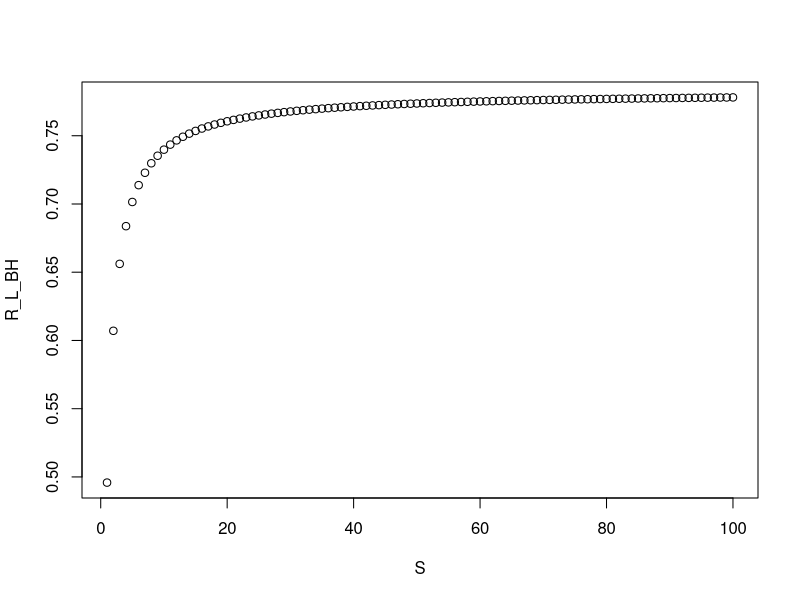
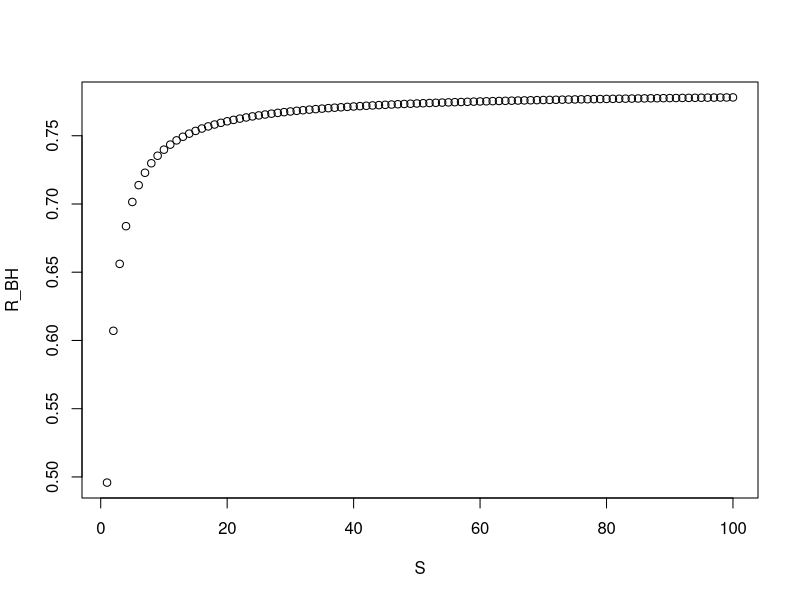
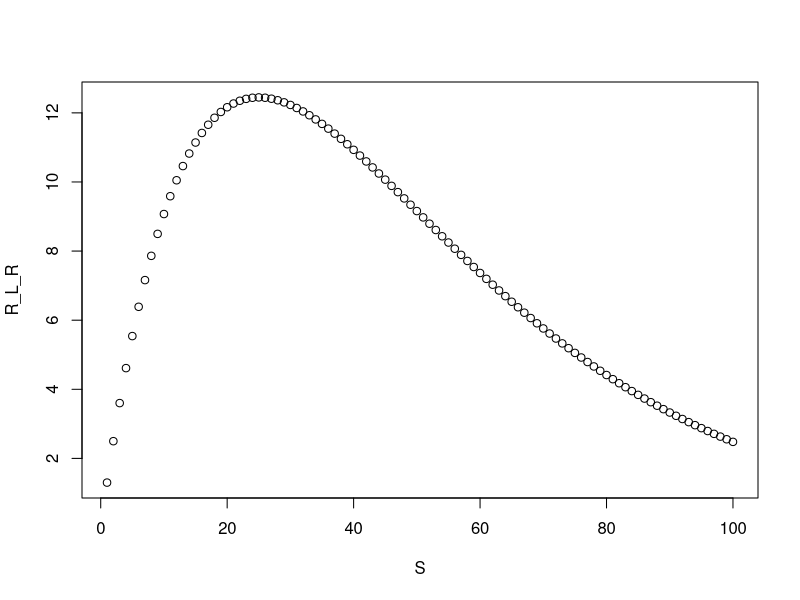
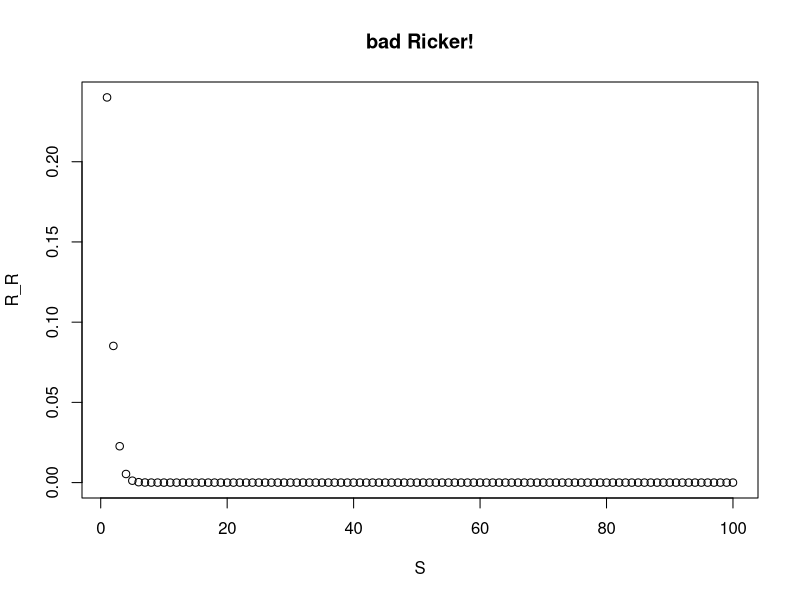
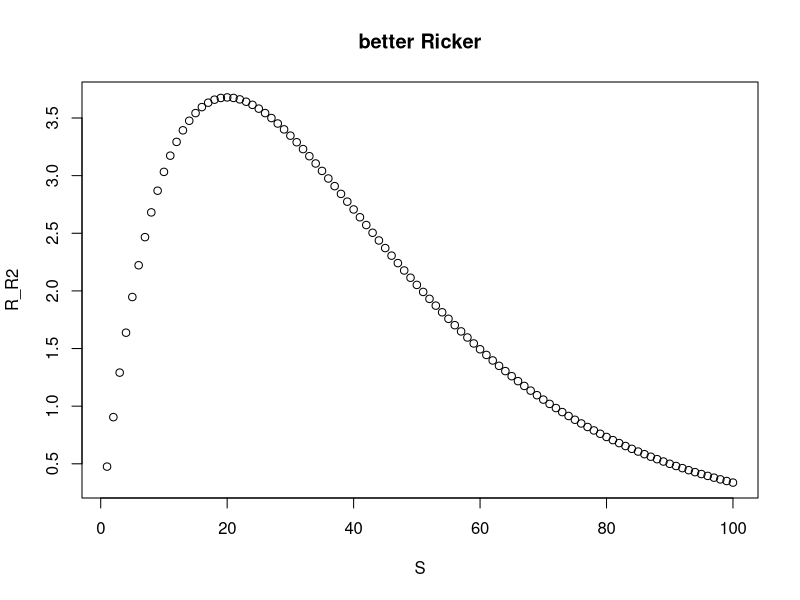
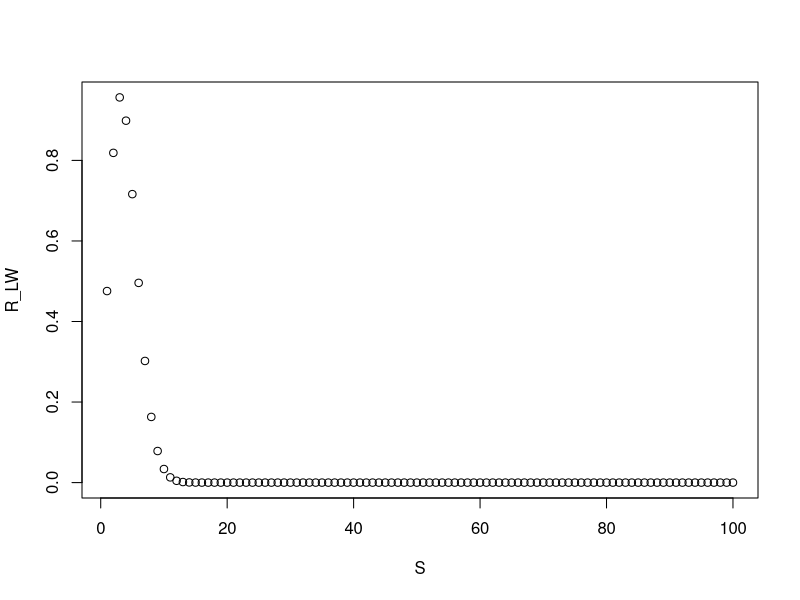
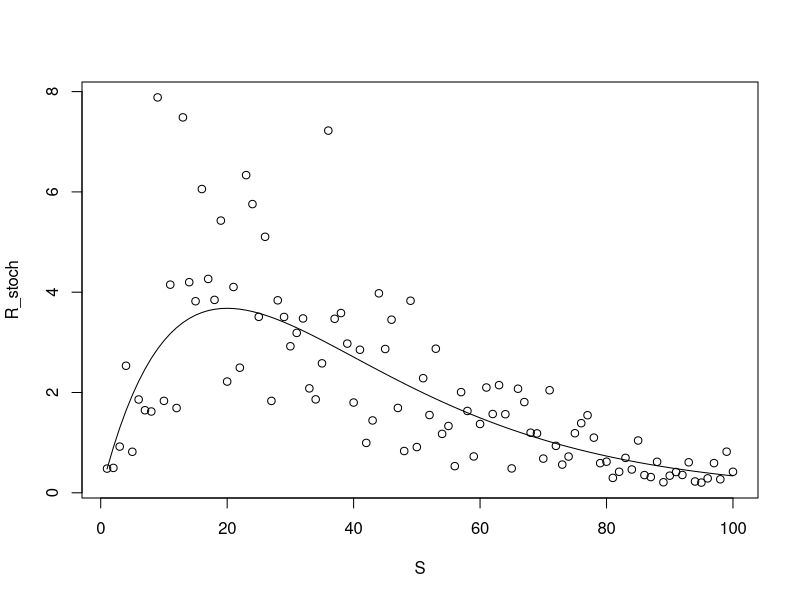
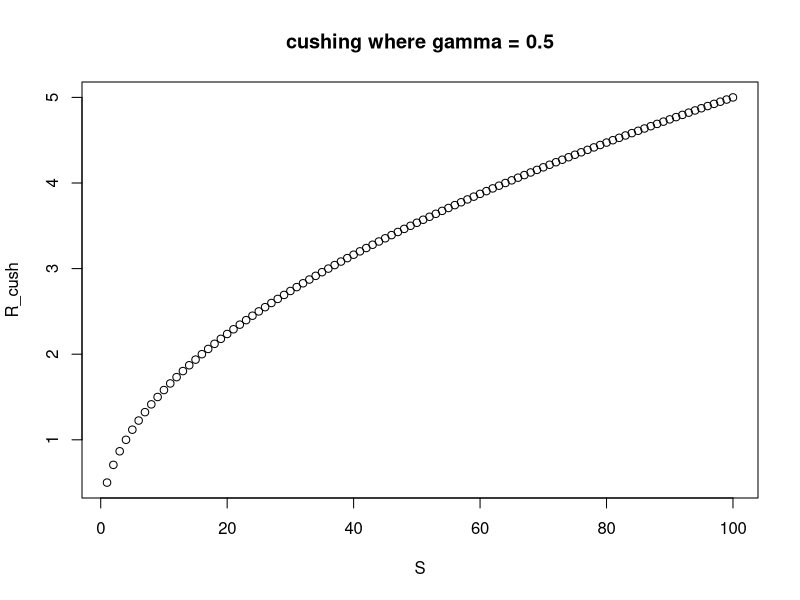

Write the R code that produced these figures, in order.
## ---- chunk 1
knitr::opts_chunk$set(
  collapse = TRUE,
  comment = "#>",
  warning = FALSE,
  message = FALSE)
## ---- chunk 2
library(tidyverse)
## ---- chunk 3
S <- 1:100 #vector of spawners
T <- 4 #age @ recruitment
f <- 10  #avg net fecundity
a1 <- 0.5 #DI effect on mortality
b1 <- 0.1 #DD effect on mortality

R_L_BH <- S/((exp(a1*T)/f) + (b1/a1)*(exp(a1*T) - 1)*S)

plot(R_L_BH~S)
## ---- chunk 4
alpha <- f*exp(-a1*T)
beta <- f*b1*(1-exp(-a1*T))/a1
## ---- chunk 5
R_BH <- (alpha*S)/(1+beta*S)

plot(R_BH~S)
## ---- chunk 6
#S <- seq(0, 10, by = 0.1) # helper to toggle S around
b1 <- 0.01 #overwrite b to make a nice fig 
R_L_R <- f*exp(-a1*T)*S*exp(-b1*T*S)

plot(R_L_R ~ S) #my code & math is right I just picked weird values for a and B I think... 
## ---- chunk 7
R_R <- alpha*S*exp(-beta*S)

plot(R_R ~ S, main = "bad Ricker!") #nope! - this should match the previous fig. 
## ---- chunk 8
alpha <- 0.5
  
beta <- 0.05
  
R_R2 <- alpha*S*exp(-beta*S)

plot(R_R2~S, main = "better Ricker")
## ---- chunk 9
gamma <- 2
R_LW <- alpha*S*exp(-beta*S^gamma)

plot(R_LW~S)
## ---- chunk 10
proc_error <- rnorm(length(S), sd = 0.5)

R_stoch <- alpha*S*exp(-beta*S)*exp(proc_error)

plot(R_stoch ~ S)
lines(R_R2 ~ S)
## ---- chunk 11
gamma <- 0.5
R_cush <- alpha*S^gamma

plot(R_cush ~S, main = paste("cushing where gamma =", gamma))

plot((alpha*S^1)~S, main = "cushing with different gammas")
lines((alpha*S^0.8)~S)
lines((alpha*S^1.2)~S)
## ---- chunk 12
#toggle as you please
alpha <- 0.5 #the productivity parameter
beta <- 0.05 #the optimality parameter
gamma <- 0.5 #recruitment limitation/skewness parameter

R_DS <- alpha*S*(1-(beta*gamma*S))^(1/gamma)


plot(R_DS~S, main = paste("Deriso-Schnute(alpha=", alpha, "beta=", beta, "gamma=", gamma, ")"))
## ---- chunk 13
plot((alpha*S*(1-(beta*1*S))^(1/1))~S, main = "Deriso-Schnute with different gammas")
lines((alpha*S*(1-(beta*-1*S))^(1/-1))~S)
lines((alpha*S*(1-(beta*0*S))^(1/0))~S)
## ---- chunk 14
R_Shep <- alpha*S/(1+(beta*S^gamma))

plot(R_Shep~S, )
## ---- chunk 15
R_Gamma <- (alpha*S^gamma)*exp(-beta*S)

plot(R_Gamma~S)
## ---- chunk 16
gamma <- 1.5 #overwrite gamma to be depensatory 

R_dep_R <- alpha*S^gamma/(1+(beta*S^gamma))

plot(R_dep_R ~S, main = "depensatory B-H")

delta <- 2
R_dep_BH <- alpha*S*exp((beta*S) - (delta*S^gamma))

plot(R_dep_BH~S, main = "depensatory Ricker")
## ---- chunk 17
S <- 0:1000 #spawners
alpha <- .05 
K <- log(7500) #K is density dependent effect 
delta <- 1.9 #depensatory term 
r_sd <- log(20) #sd for sims

MinStock <- c(0, 150, 300, 600) #how far down are you allowed to fish the stock? 
## ---- chunk 18
R_dep_BH <- (alpha*S^delta)/(1+(S^delta/(exp(K)))) #deterministic 

#OK, now to simulate some data
eps_add <- rnorm(100, sd=exp(r_sd)) #additive error 
SSamples <- sample(S, 100, replace=TRUE) #randomly select 100 values of S
R_Noisy <- (alpha*SSamples^delta)/(1+(SSamples^delta/(exp(K))))+eps_add 
## ---- chunk 19
TruncSSamples <- sample(MinStock[2]:1000, 100, replace=TRUE)
R_TruncNoisy <- (alpha*TruncSSamples^delta)/(1+(TruncSSamples^delta/(exp(K))))+eps_add
## ---- chunk 20
plot(R_dep_BH~S, type="l",  
     main="True data (open), replacement line(dashed), and simulated data (closed)", 
     ylim=c(0,650))
points(R_Noisy~SSamples)
points(R_TruncNoisy~TruncSSamples, pch=16)
lines(S~S,lty=3)#1:1 replacement line
## ---- chunk 21
parms <- c(alpha, K, r_sd, delta) 

getNegLogLike <- function(parms, mod_type){
  alpha  <- parms[1] #unpack parms
  K <- exp(parms[2])
  r_sd  <- exp(parms[3]) 
  
  if(mod_type == "depensatory"){delta <- parms[4]
  predicted <- (alpha*S^delta)/(1+(S^delta/K))}
  
  if(mod_type == "classic"){predicted <- (alpha*S)/(1+(S/K))}
  NegLogLike <- -sum(log(dnorm(observed, predicted, sd=r_sd))) #calculate NLL
  return(NegLogLike)
}
## ---- chunk 22
NSim <- 100
NSamps <- 100
#build empty array(rows=sims, cols=parms, pages=fits, books=stock levels)
#answers <- array(NA, dim=c(NSim, 4, 2, 4)) 

answers <- NULL #switch to this way because I can't remember how to index arrays properly
#values to be estimated, just going to use true values for ease of fit 
alpha_e <- alpha
K_e <- K   
delta_e <- delta 
r_sd_e <- r_sd

dep_parms  <- c(alpha_e, K_e, r_sd_e, delta_e) 
classic_parms  <- c(alpha_e, K_e, r_sd_e)


#loop some sims 
for(k in 1:length(MinStock)){ #loop min stock sizes
  for(j in 1:2){ #loop methods
    if(j==1){parms <- dep_parms
    mod_type <- "depensatory"} 
    if(j==2){parms <- classic_parms
    mod_type <- "classic"}
    for(i in 1:NSim){
      #make vectors of observed and predicted
      SimStock <- sample(MinStock[k]:NSim, NSamps, replace=TRUE)

      predicted <- (alpha*SimStock^delta)/(1+(SimStock^delta/exp(K)))
      observed  <- predicted + rnorm(length(predicted), mean=0, exp(r_sd)) 
  
      #fit it
      fit <- optim(parms, getNegLogLike, method="Nelder-Mead", hessian=T, mod_type = mod_type)
      
      #pretty crap way to write it all down
       if(j == 1){sub_answers <- data.frame(method = "depensatory", min_stock = MinStock[k], 
                                        alpha = fit$par[1], K = fit$par[2], 
                                        log_r_sd = fit$par[3], delta = fit$par[4])} 
  else{sub_answers <- data.frame(method = "classic", min_stock = MinStock[k], 
                                        alpha = fit$par[1], K = fit$par[2], 
                                        log_r_sd = fit$par[3], delta = NA)} 
      
  answers <- bind_rows(sub_answers, answers)
      
    }
  }
}
#plot it
answers_plot <- answers %>%
  pivot_longer(alpha:delta, names_to = "parm") 

ggplot(answers_plot) +
  geom_violin(aes(as.factor(min_stock), value)) +
  facet_grid(parm ~ method, scales = "free")
